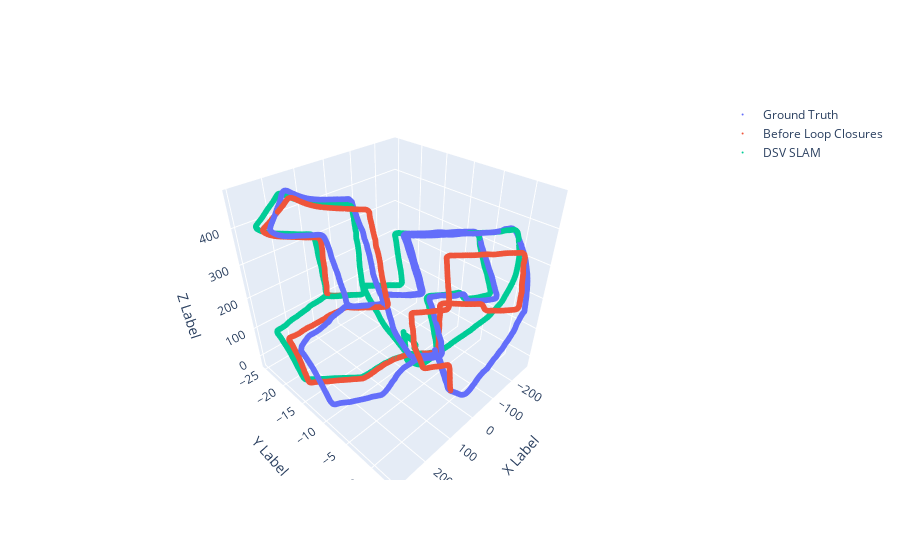

Write notebook code for a chart like this one.
### Code cell
x1 = np.array(df_ds['x'].copy())
y1 = np.array(df_ds['y'].copy())
z1 = np.array(df_ds['z'].copy())

x2 = np.array(df_sod['x'].copy())
y2 = np.array(df_sod['y'].copy())
z2 = np.array(df_sod['z'].copy())

x3 = np.array(df_gd['x'].copy())
y3 = np.array(df_gd['y'].copy())
z3 = np.array(df_gd['z'].copy())

marker_size = 2
# Create a 3D scatter plot for the first set of data
trace1 = go.Scatter3d(x=x1, y=y1, z=z1, mode='markers', name='DSV SLAM',marker=dict(size=marker_size))

# Create a 3D scatter plot for the second set of data
trace2 = go.Scatter3d(x=x2, y=y2, z=z2, mode='markers', name='Before Loop Closures',marker=dict(size=marker_size))

trace3 = go.Scatter3d(x=x3, y=y3, z=z3, mode='markers', name='Ground Truth',marker=dict(size=marker_size))

# Create a layout with axis labels
layout = go.Layout(scene=dict(xaxis_title='X Label', yaxis_title='Y Label', zaxis_title='Z Label'))

# Create a figure with both traces
fig = go.Figure(data=[trace3,trace2, trace1], layout=layout)

# Show the interactive plot
fig.show()

### Figure 1 — Plotly figure (JSON) as saved in the notebook; plotly's stock layout.template omitted (floating-point values rounded to 4 significant figures; data arrays with more than 128 entries replaced by an {"elided": "..."} marker saying what was removed)
{"data": [{"marker": {"size": 2}, "mode": "markers", "name": "Ground Truth", "type": "scatter3d", "x": {"elided": "4541 float values"}, "y": {"elided": "4541 float values"}, "z": {"elided": "4541 float values"}}, {"marker": {"size": 2}, "mode": "markers", "name": "Before Loop Closures", "type": "scatter3d", "x": {"elided": "2310 float values"}, "y": {"elided": "2310 float values"}, "z": {"elided": "2310 float values"}}, {"marker": {"size": 2}, "mode": "markers", "name": "DSV SLAM", "type": "scatter3d", "x": {"elided": "2310 float values"}, "y": {"elided": "2310 float values"}, "z": {"elided": "2310 float values"}}], "layout": {"scene": {"xaxis": {"title": {"text": "X Label"}}, "yaxis": {"title": {"text": "Y Label"}}, "zaxis": {"title": {"text": "Z Label"}}}}}
